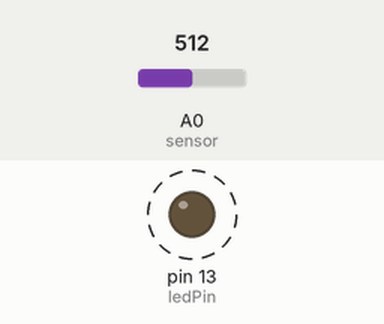
Recording of a sketch running on a simulated Arduino Uno, built with avr-gcc and run on an emulated ATmega328P. Shown: output pins drawn as LEDs (lit = HIGH). Dashed ring = blinking. Inputs (shaded band) come from the test bench; at power-on: A0 (sensor) = 512. What the sketch prints to the serial monitor is not drawn.

Above: at 1.8 s.
1.9 s: A0 (sensor) set to 0
At 3.1 s:
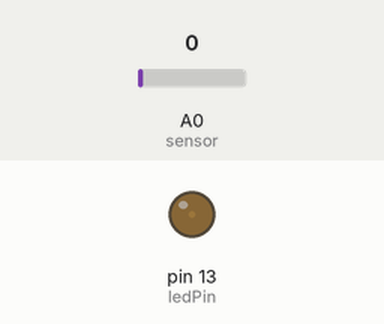
3.6 s: A0 (sensor) set to 122
At 3.9 s:
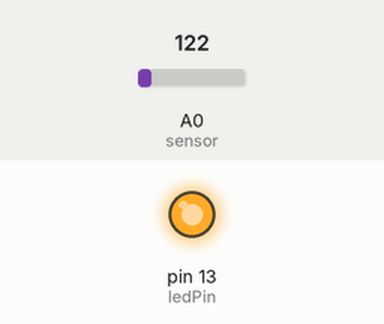
Timing chart, 0 to 13.1 s (numbered marks = the images above; inputs shaded):
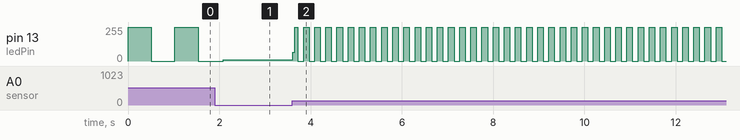

The sketch:

testpot.ino
```cpp
int switchPin = 16;
int ledPin = LED_BUILTIN;
int val = 0;

void setup() {
  pinMode(ledPin, OUTPUT);  // declare the ledPin as an OUTPUT
  pinMode(ledPin, OUTPUT);  // declare the ledPin as an OUTPUT
  Serial.begin(115200);
}

void loop() {
  val = analogRead(A0);    // read the value from the sensor

  Serial.println(val);
  digitalWrite(ledPin, HIGH);  // turn the ledPin on
  delay(val);                  // stop the program for some time
  digitalWrite(ledPin, LOW);   // turn the ledPin off
  delay(val);                  // stop the program for some time
}

// 30   = 100%
// 1024 =   0%
```

Measured:
- after the input at 3.6 s, pin 13 (ledPin): 10/255 → 64/255 at once, then moves between 0/255 and 255/255, repeating every 0.24 s
- by itself, pin 13 (ledPin): alternates 255/255 for 0.51 s and 0/255 for 0.51 s
